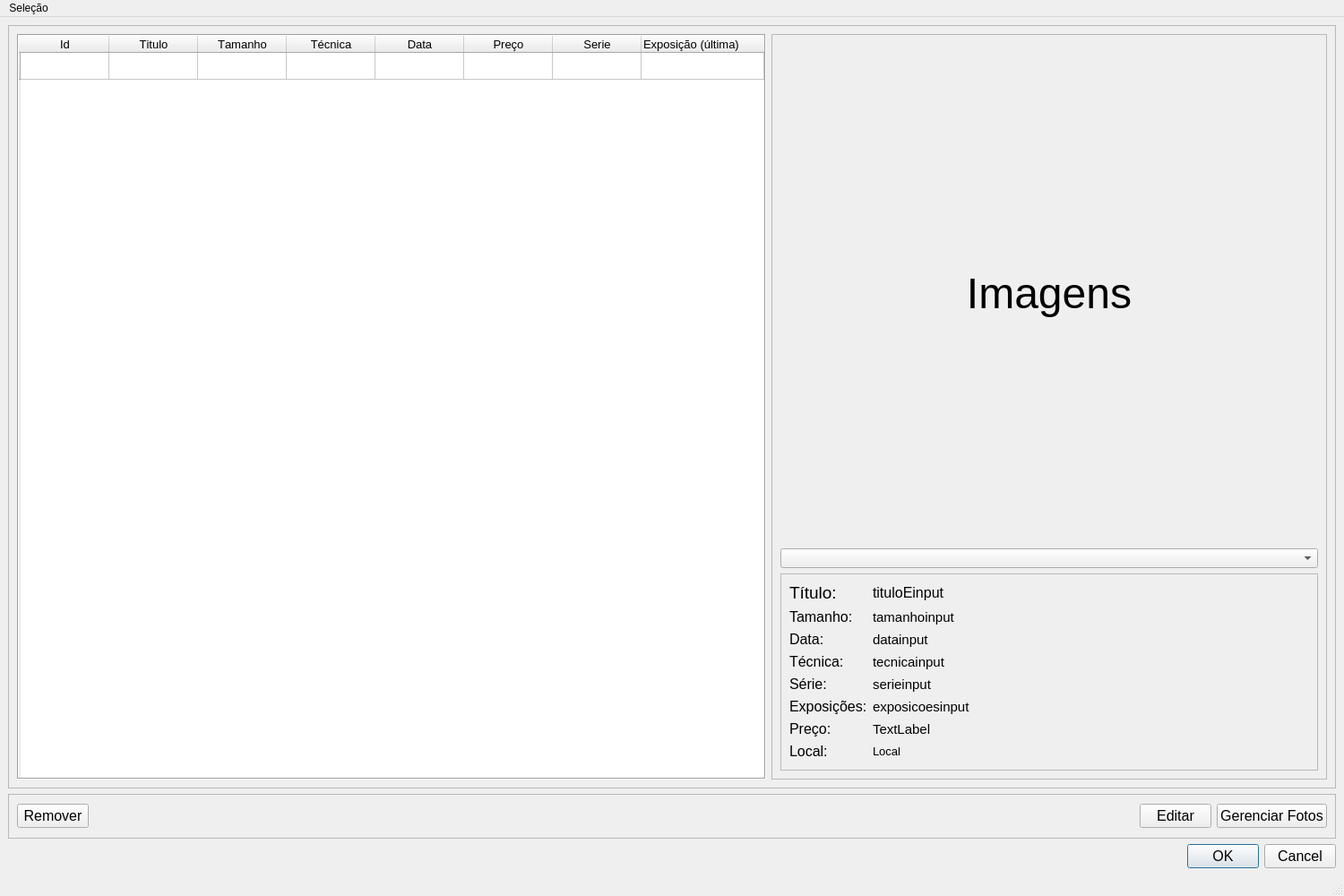
<?xml version="1.0" encoding="UTF-8"?>
<ui version="4.0">
 <class>MainWindow</class>
 <widget class="QMainWindow" name="MainWindow">
  <property name="geometry">
   <rect>
    <x>0</x>
    <y>0</y>
    <width>1500</width>
    <height>1000</height>
   </rect>
  </property>
  <property name="sizePolicy">
   <sizepolicy hsizetype="Minimum" vsizetype="Preferred">
    <horstretch>0</horstretch>
    <verstretch>0</verstretch>
   </sizepolicy>
  </property>
  <property name="minimumSize">
   <size>
    <width>1500</width>
    <height>1000</height>
   </size>
  </property>
  <property name="windowTitle">
   <string>MainWindow</string>
  </property>
  <widget class="QWidget" name="centralwidget">
   <layout class="QGridLayout" name="gridLayout">
    <item row="3" column="0">
     <widget class="QDialogButtonBox" name="buttonBox">
      <property name="font">
       <font>
        <pointsize>12</pointsize>
       </font>
      </property>
      <property name="standardButtons">
       <set>QDialogButtonBox::Cancel|QDialogButtonBox::Ok</set>
      </property>
     </widget>
    </item>
    <item row="2" column="0">
     <widget class="QFrame" name="frame_3">
      <property name="sizePolicy">
       <sizepolicy hsizetype="Minimum" vsizetype="Maximum">
        <horstretch>0</horstretch>
        <verstretch>0</verstretch>
       </sizepolicy>
      </property>
      <property name="minimumSize">
       <size>
        <width>0</width>
        <height>50</height>
       </size>
      </property>
      <property name="frameShape">
       <enum>QFrame::StyledPanel</enum>
      </property>
      <property name="frameShadow">
       <enum>QFrame::Raised</enum>
      </property>
      <layout class="QGridLayout" name="gridLayout_4">
       <property name="topMargin">
        <number>9</number>
       </property>
       <property name="bottomMargin">
        <number>9</number>
       </property>
       <item row="0" column="2" alignment="Qt::AlignLeft">
        <widget class="QPushButton" name="pushButton">
         <property name="sizeIncrement">
          <size>
           <width>0</width>
           <height>4</height>
          </size>
         </property>
         <property name="font">
          <font>
           <pointsize>12</pointsize>
          </font>
         </property>
         <property name="layoutDirection">
          <enum>Qt::LeftToRight</enum>
         </property>
         <property name="text">
          <string>Editar</string>
         </property>
        </widget>
       </item>
       <item row="0" column="3" alignment="Qt::AlignLeft">
        <widget class="QPushButton" name="btnGestaoFotos">
         <property name="sizeIncrement">
          <size>
           <width>0</width>
           <height>4</height>
          </size>
         </property>
         <property name="font">
          <font>
           <pointsize>12</pointsize>
          </font>
         </property>
         <property name="layoutDirection">
          <enum>Qt::LeftToRight</enum>
         </property>
         <property name="text">
          <string>Gerenciar Fotos</string>
         </property>
        </widget>
       </item>
       <item row="0" column="0">
        <widget class="QPushButton" name="Remover_abrir">
         <property name="font">
          <font>
           <pointsize>12</pointsize>
          </font>
         </property>
         <property name="text">
          <string>Remover</string>
         </property>
        </widget>
       </item>
       <item row="0" column="1">
        <spacer name="horizontalSpacer">
         <property name="orientation">
          <enum>Qt::Horizontal</enum>
         </property>
         <property name="sizeType">
          <enum>QSizePolicy::MinimumExpanding</enum>
         </property>
         <property name="sizeHint" stdset="0">
          <size>
           <width>300</width>
           <height>20</height>
          </size>
         </property>
        </spacer>
       </item>
      </layout>
     </widget>
    </item>
    <item row="1" column="0">
     <widget class="QFrame" name="frame">
      <property name="sizePolicy">
       <sizepolicy hsizetype="Minimum" vsizetype="Preferred">
        <horstretch>0</horstretch>
        <verstretch>0</verstretch>
       </sizepolicy>
      </property>
      <property name="minimumSize">
       <size>
        <width>600</width>
        <height>800</height>
       </size>
      </property>
      <property name="frameShape">
       <enum>QFrame::StyledPanel</enum>
      </property>
      <property name="frameShadow">
       <enum>QFrame::Raised</enum>
      </property>
      <layout class="QHBoxLayout" name="horizontalLayout">
       <item>
        <widget class="QTableWidget" name="tableWidget_pintura">
         <property name="sizePolicy">
          <sizepolicy hsizetype="Preferred" vsizetype="Minimum">
           <horstretch>0</horstretch>
           <verstretch>0</verstretch>
          </sizepolicy>
         </property>
         <property name="font">
          <font>
           <pointsize>10</pointsize>
           <underline>false</underline>
           <kerning>false</kerning>
          </font>
         </property>
         <property name="frameShape">
          <enum>QFrame::Box</enum>
         </property>
         <property name="sizeAdjustPolicy">
          <enum>QAbstractScrollArea::AdjustToContentsOnFirstShow</enum>
         </property>
         <property name="dragEnabled">
          <bool>true</bool>
         </property>
         <property name="alternatingRowColors">
          <bool>true</bool>
         </property>
         <property name="selectionMode">
          <enum>QAbstractItemView::MultiSelection</enum>
         </property>
         <property name="gridStyle">
          <enum>Qt::SolidLine</enum>
         </property>
         <property name="sortingEnabled">
          <bool>true</bool>
         </property>
         <property name="rowCount">
          <number>1</number>
         </property>
         <attribute name="horizontalHeaderVisible">
          <bool>true</bool>
         </attribute>
         <attribute name="horizontalHeaderCascadingSectionResizes">
          <bool>false</bool>
         </attribute>
         <attribute name="horizontalHeaderDefaultSectionSize">
          <number>99</number>
         </attribute>
         <attribute name="horizontalHeaderHighlightSections">
          <bool>true</bool>
         </attribute>
         <attribute name="horizontalHeaderMinimumSectionSize">
          <number>30</number>
         </attribute>
         <attribute name="horizontalHeaderShowSortIndicator" stdset="0">
          <bool>true</bool>
         </attribute>
         <attribute name="horizontalHeaderStretchLastSection">
          <bool>true</bool>
         </attribute>
         <attribute name="verticalHeaderCascadingSectionResizes">
          <bool>false</bool>
         </attribute>
         <attribute name="verticalHeaderShowSortIndicator" stdset="0">
          <bool>false</bool>
         </attribute>
         <attribute name="verticalHeaderStretchLastSection">
          <bool>false</bool>
         </attribute>
         <row>
          <property name="text">
           <string/>
          </property>
         </row>
         <column>
          <property name="text">
           <string>Id</string>
          </property>
         </column>
         <column>
          <property name="text">
           <string>Titulo</string>
          </property>
         </column>
         <column>
          <property name="text">
           <string>Tamanho</string>
          </property>
         </column>
         <column>
          <property name="text">
           <string>Técnica</string>
          </property>
         </column>
         <column>
          <property name="text">
           <string>Data</string>
          </property>
         </column>
         <column>
          <property name="text">
           <string>Preço</string>
          </property>
         </column>
         <column>
          <property name="text">
           <string>Serie</string>
          </property>
         </column>
         <column>
          <property name="text">
           <string>Exposição (última)</string>
          </property>
          <property name="textAlignment">
           <set>AlignJustify|AlignVCenter</set>
          </property>
         </column>
        </widget>
       </item>
       <item>
        <widget class="QFrame" name="frame_2">
         <property name="sizePolicy">
          <sizepolicy hsizetype="Ignored" vsizetype="Ignored">
           <horstretch>0</horstretch>
           <verstretch>0</verstretch>
          </sizepolicy>
         </property>
         <property name="frameShape">
          <enum>QFrame::StyledPanel</enum>
         </property>
         <property name="frameShadow">
          <enum>QFrame::Raised</enum>
         </property>
         <layout class="QGridLayout" name="gridLayout_3">
          <item row="0" column="1">
           <widget class="QLabel" name="Imagens_expo_selecionadas">
            <property name="sizePolicy">
             <sizepolicy hsizetype="Minimum" vsizetype="Minimum">
              <horstretch>0</horstretch>
              <verstretch>0</verstretch>
             </sizepolicy>
            </property>
            <property name="minimumSize">
             <size>
              <width>400</width>
              <height>400</height>
             </size>
            </property>
            <property name="font">
             <font>
              <pointsize>36</pointsize>
             </font>
            </property>
            <property name="text">
             <string>Imagens</string>
            </property>
            <property name="alignment">
             <set>Qt::AlignCenter</set>
            </property>
           </widget>
          </item>
          <item row="1" column="1">
           <widget class="QComboBox" name="comboBox_art_photos"/>
          </item>
          <item row="2" column="1">
           <widget class="QFrame" name="frame_22">
            <property name="sizePolicy">
             <sizepolicy hsizetype="Preferred" vsizetype="Maximum">
              <horstretch>0</horstretch>
              <verstretch>0</verstretch>
             </sizepolicy>
            </property>
            <property name="minimumSize">
             <size>
              <width>0</width>
              <height>56</height>
             </size>
            </property>
            <property name="maximumSize">
             <size>
              <width>16777215</width>
              <height>220</height>
             </size>
            </property>
            <property name="frameShape">
             <enum>QFrame::StyledPanel</enum>
            </property>
            <property name="frameShadow">
             <enum>QFrame::Raised</enum>
            </property>
            <layout class="QFormLayout" name="formLayout_5">
             <item row="0" column="0">
              <widget class="QLabel" name="label_31">
               <property name="font">
                <font>
                 <pointsize>14</pointsize>
                </font>
               </property>
               <property name="text">
                <string>Título:</string>
               </property>
              </widget>
             </item>
             <item row="2" column="0">
              <widget class="QLabel" name="label_32">
               <property name="font">
                <font>
                 <pointsize>12</pointsize>
                </font>
               </property>
               <property name="text">
                <string>Tamanho:</string>
               </property>
              </widget>
             </item>
             <item row="2" column="1">
              <widget class="QLabel" name="label_art_tamanho">
               <property name="font">
                <font>
                 <pointsize>11</pointsize>
                </font>
               </property>
               <property name="text">
                <string>tamanhoinput</string>
               </property>
              </widget>
             </item>
             <item row="3" column="0">
              <widget class="QLabel" name="label_34">
               <property name="font">
                <font>
                 <pointsize>12</pointsize>
                </font>
               </property>
               <property name="text">
                <string>Data:</string>
               </property>
              </widget>
             </item>
             <item row="3" column="1">
              <widget class="QLabel" name="label_art_data">
               <property name="font">
                <font>
                 <pointsize>11</pointsize>
                </font>
               </property>
               <property name="text">
                <string>datainput</string>
               </property>
              </widget>
             </item>
             <item row="4" column="0">
              <widget class="QLabel" name="label_36">
               <property name="font">
                <font>
                 <pointsize>12</pointsize>
                </font>
               </property>
               <property name="text">
                <string>Técnica:</string>
               </property>
              </widget>
             </item>
             <item row="4" column="1">
              <widget class="QLabel" name="label_art_tecnica">
               <property name="font">
                <font>
                 <pointsize>11</pointsize>
                </font>
               </property>
               <property name="text">
                <string>tecnicainput</string>
               </property>
              </widget>
             </item>
             <item row="5" column="0">
              <widget class="QLabel" name="label_38">
               <property name="font">
                <font>
                 <pointsize>12</pointsize>
                </font>
               </property>
               <property name="text">
                <string>Série:</string>
               </property>
              </widget>
             </item>
             <item row="5" column="1">
              <widget class="QLabel" name="label_art_serie">
               <property name="font">
                <font>
                 <pointsize>11</pointsize>
                </font>
               </property>
               <property name="text">
                <string>serieinput</string>
               </property>
              </widget>
             </item>
             <item row="6" column="0">
              <widget class="QLabel" name="label_40">
               <property name="font">
                <font>
                 <pointsize>12</pointsize>
                </font>
               </property>
               <property name="text">
                <string>Exposições:</string>
               </property>
              </widget>
             </item>
             <item row="6" column="1">
              <widget class="QLabel" name="label_art_exposicoes">
               <property name="font">
                <font>
                 <pointsize>11</pointsize>
                </font>
               </property>
               <property name="text">
                <string>exposicoesinput</string>
               </property>
              </widget>
             </item>
             <item row="8" column="0">
              <widget class="QLabel" name="label_16">
               <property name="font">
                <font>
                 <pointsize>12</pointsize>
                </font>
               </property>
               <property name="text">
                <string>Local:</string>
               </property>
              </widget>
             </item>
             <item row="8" column="1">
              <widget class="QLabel" name="label_art_local">
               <property name="font">
                <font>
                 <pointsize>10</pointsize>
                </font>
               </property>
               <property name="text">
                <string>Local</string>
               </property>
              </widget>
             </item>
             <item row="0" column="1">
              <widget class="QLabel" name="label_art_titulo">
               <property name="font">
                <font>
                 <pointsize>12</pointsize>
                </font>
               </property>
               <property name="text">
                <string>tituloEinput</string>
               </property>
              </widget>
             </item>
             <item row="7" column="0">
              <widget class="QLabel" name="label">
               <property name="font">
                <font>
                 <pointsize>12</pointsize>
                </font>
               </property>
               <property name="text">
                <string>Preço:</string>
               </property>
              </widget>
             </item>
             <item row="7" column="1">
              <widget class="QLabel" name="label_art_preco">
               <property name="font">
                <font>
                 <pointsize>11</pointsize>
                </font>
               </property>
               <property name="text">
                <string>TextLabel</string>
               </property>
              </widget>
             </item>
            </layout>
           </widget>
          </item>
         </layout>
        </widget>
       </item>
      </layout>
     </widget>
    </item>
   </layout>
  </widget>
  <widget class="QMenuBar" name="menubar">
   <property name="geometry">
    <rect>
     <x>0</x>
     <y>0</y>
     <width>1500</width>
     <height>21</height>
    </rect>
   </property>
   <widget class="QMenu" name="menuSele_o">
    <property name="title">
     <string>Seleção</string>
    </property>
    <widget class="QMenu" name="menuAdicionar_a_Exposi_o">
     <property name="title">
      <string>Adicionar a Exposição...</string>
     </property>
     <addaction name="actionExposicoes"/>
    </widget>
    <widget class="QMenu" name="menuAdicionar_a_s_rie">
     <property name="title">
      <string>Adicionar a série</string>
     </property>
     <addaction name="actionS_ries"/>
    </widget>
    <addaction name="menuAdicionar_a_Exposi_o"/>
    <addaction name="menuAdicionar_a_s_rie"/>
   </widget>
   <addaction name="menuSele_o"/>
  </widget>
  <widget class="QStatusBar" name="statusbar"/>
  <action name="actionExposicoes">
   <property name="text">
    <string>Exposicoes</string>
   </property>
  </action>
  <action name="actionS_ries">
   <property name="text">
    <string>Séries</string>
   </property>
  </action>
 </widget>
 <resources/>
 <connections/>
</ui>
